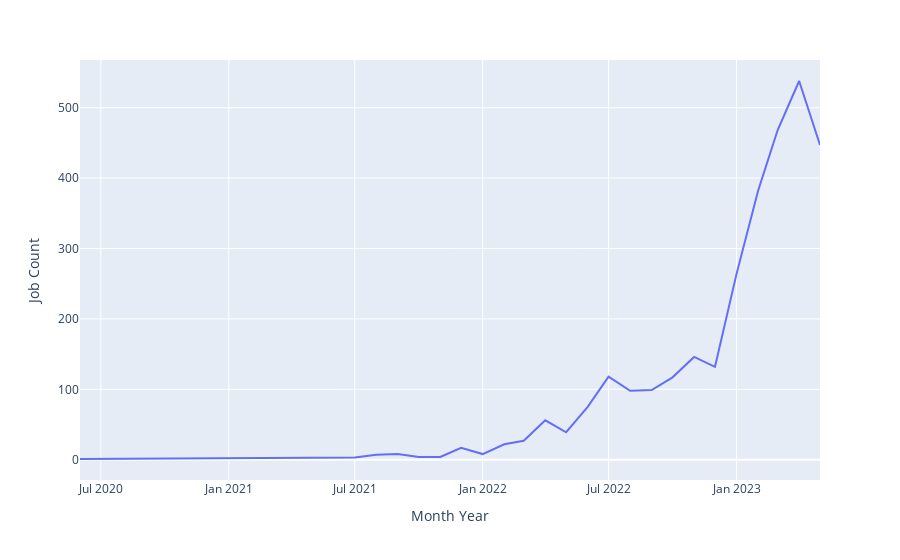

Notebook code cell kept with this figure:
### Code cell
line_chart_date = df.copy()
line_chart_date['posting_date'] = pd.to_datetime(line_chart_date['posting_date'])
line_chart_date['month_year'] = line_chart_date['posting_date'].dt.strftime('%m/%Y')
jobs_per_month = line_chart_date['month_year'].value_counts().reset_index()
jobs_per_month = jobs_per_month.rename(columns={'index': 'Month Year', 'month_year': 'Job Count'})

# Convert 'Month Year' to a pandas datetime column and sort by it
jobs_per_month['Month Year'] = pd.to_datetime(jobs_per_month['Month Year'], format='%m/%Y')
jobs_per_month = jobs_per_month.sort_values('Month Year')

fig = px.line(jobs_per_month, x='Month Year', y='Job Count')
fig.show()

### Figure 1 — Plotly figure (JSON) as saved in the notebook; plotly's stock layout.template omitted (floating-point values rounded to 4 significant figures)
{"data": [{"hovertemplate": "Month Year=%{x}<br>Job Count=%{y}<extra></extra>", "legendgroup": "", "line": {"color": "#636efa", "dash": "solid"}, "marker": {"symbol": "circle"}, "mode": "lines", "name": "", "orientation": "v", "showlegend": false, "type": "scatter", "x": ["2020-06-01T00:00:00", "2021-07-01T00:00:00", "2021-08-01T00:00:00", "2021-09-01T00:00:00", "2021-10-01T00:00:00", "2021-11-01T00:00:00", "2021-12-01T00:00:00", "2022-01-01T00:00:00", "2022-02-01T00:00:00", "2022-03-01T00:00:00", "2022-04-01T00:00:00", "2022-05-01T00:00:00", "2022-06-01T00:00:00", "2022-07-01T00:00:00", "2022-08-01T00:00:00", "2022-09-01T00:00:00", "2022-10-01T00:00:00", "2022-11-01T00:00:00", "2022-12-01T00:00:00", "2023-01-01T00:00:00", "2023-02-01T00:00:00", "2023-03-01T00:00:00", "2023-04-01T00:00:00", "2023-05-01T00:00:00"], "xaxis": "x", "y": [1, 3, 7, 8, 4, 4, 17, 8, 22, 27, 56, 39, 75, 118, 98, 99, 117, 146, 132, 264, 382, 468, 538, 447], "yaxis": "y"}], "layout": {"legend": {"tracegroupgap": 0}, "margin": {"t": 60}, "xaxis": {"anchor": "y", "domain": [0, 1], "title": {"text": "Month Year"}}, "yaxis": {"anchor": "x", "domain": [0, 1], "title": {"text": "Job Count"}}}}
